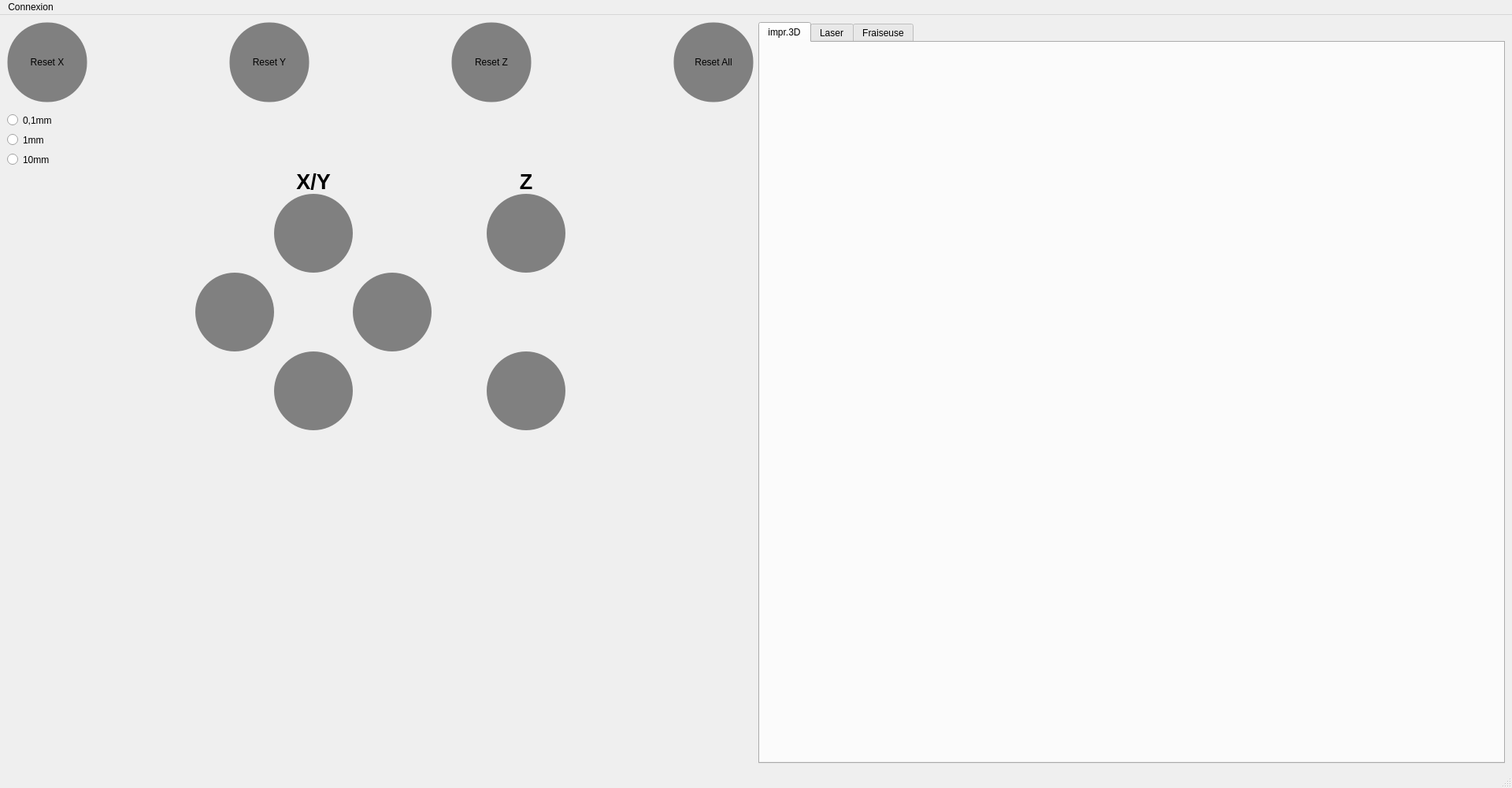
<?xml version="1.0" encoding="UTF-8"?>
<ui version="4.0">
 <class>MainWindow</class>
 <widget class="QMainWindow" name="MainWindow">
  <property name="geometry">
   <rect>
    <x>0</x>
    <y>0</y>
    <width>1920</width>
    <height>1000</height>
   </rect>
  </property>
  <property name="minimumSize">
   <size>
    <width>1920</width>
    <height>1000</height>
   </size>
  </property>
  <property name="maximumSize">
   <size>
    <width>1920</width>
    <height>1000</height>
   </size>
  </property>
  <property name="windowTitle">
   <string>MainWindow</string>
  </property>
  <widget class="QWidget" name="centralwidget">
   <layout class="QHBoxLayout" name="horizontalLayout">
    <item>
     <layout class="QHBoxLayout" name="horizontalLayout_2">
      <property name="spacing">
       <number>0</number>
      </property>
      <item>
       <layout class="QVBoxLayout" name="verticalLayout">
        <item>
         <layout class="QHBoxLayout" name="horizontalLayout_4">
          <property name="rightMargin">
           <number>0</number>
          </property>
          <item>
           <widget class="QPushButton" name="pushreset_x">
            <property name="styleSheet">
             <string notr="true"> background-color: grey;
 border-style: solid;
 border-width:1px;
 border-radius:50px;
min-width:100px;
min-height:100px;
max-width:100px;
max-height:100px;</string>
            </property>
            <property name="text">
             <string>Reset X</string>
            </property>
           </widget>
          </item>
          <item>
           <spacer name="horizontalSpacer_4">
            <property name="orientation">
             <enum>Qt::Horizontal</enum>
            </property>
            <property name="sizeHint" stdset="0">
             <size>
              <width>40</width>
              <height>20</height>
             </size>
            </property>
           </spacer>
          </item>
          <item>
           <widget class="QPushButton" name="pushreset_y">
            <property name="styleSheet">
             <string notr="true"> background-color: grey;
 border-style: solid;
 border-width:1px;
 border-radius:50px;
min-width:100px;
min-height:100px;
max-width:100px;
max-height:100px;</string>
            </property>
            <property name="text">
             <string>Reset Y</string>
            </property>
           </widget>
          </item>
          <item>
           <spacer name="horizontalSpacer_5">
            <property name="orientation">
             <enum>Qt::Horizontal</enum>
            </property>
            <property name="sizeHint" stdset="0">
             <size>
              <width>40</width>
              <height>20</height>
             </size>
            </property>
           </spacer>
          </item>
          <item>
           <widget class="QPushButton" name="pushreset_z">
            <property name="styleSheet">
             <string notr="true"> background-color: grey;
 border-style: solid;
 border-width:1px;
 border-radius:50px;
min-width:100px;
min-height:100px;
max-width:100px;
max-height:100px;</string>
            </property>
            <property name="text">
             <string>Reset Z</string>
            </property>
           </widget>
          </item>
          <item>
           <spacer name="horizontalSpacer_6">
            <property name="orientation">
             <enum>Qt::Horizontal</enum>
            </property>
            <property name="sizeHint" stdset="0">
             <size>
              <width>40</width>
              <height>20</height>
             </size>
            </property>
           </spacer>
          </item>
          <item>
           <widget class="QPushButton" name="pushreset_all">
            <property name="minimumSize">
             <size>
              <width>102</width>
              <height>102</height>
             </size>
            </property>
            <property name="maximumSize">
             <size>
              <width>102</width>
              <height>102</height>
             </size>
            </property>
            <property name="styleSheet">
             <string notr="true"> background-color: grey;
 border-style: solid;
 border-width:1px;
 border-radius:50px;
min-width:100px;
min-height:100px;
max-width:100px;
max-height:100px;</string>
            </property>
            <property name="text">
             <string>Reset All</string>
            </property>
           </widget>
          </item>
         </layout>
        </item>
        <item>
         <spacer name="verticalSpacer_2">
          <property name="orientation">
           <enum>Qt::Vertical</enum>
          </property>
          <property name="sizeType">
           <enum>QSizePolicy::Fixed</enum>
          </property>
          <property name="sizeHint" stdset="0">
           <size>
            <width>20</width>
            <height>10</height>
           </size>
          </property>
         </spacer>
        </item>
        <item>
         <layout class="QGridLayout" name="gridLayout">
          <item row="0" column="0">
           <widget class="QRadioButton" name="radio0_1mm">
            <property name="minimumSize">
             <size>
              <width>0</width>
              <height>25</height>
             </size>
            </property>
            <property name="styleSheet">
             <string notr="true"/>
            </property>
            <property name="text">
             <string>0,1mm</string>
            </property>
           </widget>
          </item>
          <item row="1" column="0">
           <widget class="QRadioButton" name="radio1mm">
            <property name="minimumSize">
             <size>
              <width>0</width>
              <height>25</height>
             </size>
            </property>
            <property name="text">
             <string>1mm</string>
            </property>
           </widget>
          </item>
          <item row="2" column="0">
           <widget class="QRadioButton" name="radio10mm">
            <property name="minimumSize">
             <size>
              <width>0</width>
              <height>25</height>
             </size>
            </property>
            <property name="text">
             <string>10mm</string>
            </property>
           </widget>
          </item>
         </layout>
        </item>
        <item>
         <layout class="QGridLayout" name="gridLayout_2">
          <item row="1" column="2">
           <widget class="QLabel" name="label_2">
            <property name="font">
             <font>
              <pointsize>20</pointsize>
              <weight>75</weight>
              <bold>true</bold>
             </font>
            </property>
            <property name="text">
             <string>X/Y</string>
            </property>
            <property name="alignment">
             <set>Qt::AlignCenter</set>
            </property>
           </widget>
          </item>
          <item row="2" column="5">
           <widget class="QPushButton" name="Z_up">
            <property name="styleSheet">
             <string notr="true"> background-color:grey;
 border-style: solid;
 border-radius:50px;
 max-width:100px;
 max-height:100px;
 min-width:100px;
 min-height:100px;
</string>
            </property>
            <property name="text">
             <string/>
            </property>
            <property name="icon">
             <iconset>
              <normaloff>assets/up.png</normaloff>assets/up.png</iconset>
            </property>
            <property name="iconSize">
             <size>
              <width>70</width>
              <height>70</height>
             </size>
            </property>
           </widget>
          </item>
          <item row="4" column="5">
           <widget class="QPushButton" name="Z_down">
            <property name="styleSheet">
             <string notr="true"> background-color:grey;
 border-style: solid;
 border-radius:50px;
 max-width:100px;
 max-height:100px;
 min-width:100px;
 min-height:100px;
</string>
            </property>
            <property name="text">
             <string/>
            </property>
            <property name="icon">
             <iconset>
              <normaloff>assets/bottom.png</normaloff>assets/bottom.png</iconset>
            </property>
            <property name="iconSize">
             <size>
              <width>70</width>
              <height>70</height>
             </size>
            </property>
           </widget>
          </item>
          <item row="1" column="5">
           <layout class="QHBoxLayout" name="horizontalLayout_7">
            <item>
             <widget class="QLabel" name="label">
              <property name="font">
               <font>
                <pointsize>20</pointsize>
                <weight>75</weight>
                <bold>true</bold>
               </font>
              </property>
              <property name="text">
               <string>Z</string>
              </property>
              <property name="alignment">
               <set>Qt::AlignCenter</set>
              </property>
             </widget>
            </item>
           </layout>
          </item>
          <item row="3" column="5">
           <layout class="QGridLayout" name="gridLayout_4"/>
          </item>
          <item row="3" column="4">
           <spacer name="horizontalSpacer">
            <property name="orientation">
             <enum>Qt::Horizontal</enum>
            </property>
            <property name="sizeType">
             <enum>QSizePolicy::Fixed</enum>
            </property>
            <property name="sizeHint" stdset="0">
             <size>
              <width>70</width>
              <height>20</height>
             </size>
            </property>
           </spacer>
          </item>
          <item row="4" column="2">
           <widget class="QPushButton" name="Y_down">
            <property name="styleSheet">
             <string notr="true"> background-color:grey;
 border-style: solid;
 border-radius:50px;
 max-width:100px;
 max-height:100px;
 min-width:100px;
 min-height:100px;
</string>
            </property>
            <property name="text">
             <string/>
            </property>
            <property name="icon">
             <iconset>
              <normaloff>assets/bottom.png</normaloff>assets/bottom.png</iconset>
            </property>
            <property name="iconSize">
             <size>
              <width>70</width>
              <height>70</height>
             </size>
            </property>
           </widget>
          </item>
          <item row="2" column="2">
           <widget class="QPushButton" name="Y_up">
            <property name="styleSheet">
             <string notr="true"> background-color:grey;
 border-style: solid;
 border-radius:50px;
 max-width:100px;
 max-height:100px;
 min-width:100px;
 min-height:100px;
</string>
            </property>
            <property name="text">
             <string/>
            </property>
            <property name="icon">
             <iconset>
              <normaloff>assets/up.png</normaloff>assets/up.png</iconset>
            </property>
            <property name="iconSize">
             <size>
              <width>70</width>
              <height>70</height>
             </size>
            </property>
           </widget>
          </item>
          <item row="3" column="3">
           <widget class="QPushButton" name="X_right">
            <property name="styleSheet">
             <string notr="true"> background-color:grey;
 border-style: solid;
 border-radius:50px;
 max-width:100px;
 max-height:100px;
 min-width:100px;
 min-height:100px;
</string>
            </property>
            <property name="text">
             <string/>
            </property>
            <property name="icon">
             <iconset>
              <normaloff>assets/right.png</normaloff>assets/right.png</iconset>
            </property>
            <property name="iconSize">
             <size>
              <width>70</width>
              <height>70</height>
             </size>
            </property>
           </widget>
          </item>
          <item row="3" column="1">
           <widget class="QPushButton" name="X_left">
            <property name="styleSheet">
             <string notr="true"> background-color:grey;
 border-style: solid;
 border-radius:50px;
 max-width:100px;
 max-height:100px;
 min-width:100px;
 min-height:100px;
</string>
            </property>
            <property name="text">
             <string/>
            </property>
            <property name="icon">
             <iconset>
              <normaloff>assets/left.png</normaloff>assets/left.png</iconset>
            </property>
            <property name="iconSize">
             <size>
              <width>70</width>
              <height>70</height>
             </size>
            </property>
           </widget>
          </item>
          <item row="2" column="6">
           <spacer name="horizontalSpacer_2">
            <property name="orientation">
             <enum>Qt::Horizontal</enum>
            </property>
            <property name="sizeHint" stdset="0">
             <size>
              <width>40</width>
              <height>20</height>
             </size>
            </property>
           </spacer>
          </item>
          <item row="5" column="2">
           <spacer name="verticalSpacer_3">
            <property name="orientation">
             <enum>Qt::Vertical</enum>
            </property>
            <property name="sizeType">
             <enum>QSizePolicy::Maximum</enum>
            </property>
            <property name="sizeHint" stdset="0">
             <size>
              <width>20</width>
              <height>600</height>
             </size>
            </property>
           </spacer>
          </item>
          <item row="0" column="2">
           <spacer name="verticalSpacer">
            <property name="orientation">
             <enum>Qt::Vertical</enum>
            </property>
            <property name="sizeHint" stdset="0">
             <size>
              <width>20</width>
              <height>40</height>
             </size>
            </property>
           </spacer>
          </item>
          <item row="3" column="0">
           <spacer name="horizontalSpacer_3">
            <property name="orientation">
             <enum>Qt::Horizontal</enum>
            </property>
            <property name="sizeHint" stdset="0">
             <size>
              <width>40</width>
              <height>20</height>
             </size>
            </property>
           </spacer>
          </item>
         </layout>
        </item>
       </layout>
      </item>
     </layout>
    </item>
    <item>
     <widget class="QTabWidget" name="tabWidget">
      <property name="minimumSize">
       <size>
        <width>0</width>
        <height>0</height>
       </size>
      </property>
      <property name="maximumSize">
       <size>
        <width>1200</width>
        <height>16777215</height>
       </size>
      </property>
      <property name="currentIndex">
       <number>0</number>
      </property>
      <widget class="QWidget" name="tab3d">
       <attribute name="title">
        <string>impr.3D</string>
       </attribute>
      </widget>
      <widget class="QWidget" name="tablaser">
       <attribute name="title">
        <string>Laser</string>
       </attribute>
      </widget>
      <widget class="QWidget" name="tabfraiseuse">
       <attribute name="title">
        <string>Fraiseuse</string>
       </attribute>
      </widget>
     </widget>
    </item>
   </layout>
  </widget>
  <widget class="QMenuBar" name="menubar">
   <property name="geometry">
    <rect>
     <x>0</x>
     <y>0</y>
     <width>1920</width>
     <height>21</height>
    </rect>
   </property>
   <widget class="QMenu" name="menuConnexion">
    <property name="title">
     <string>Connexion</string>
    </property>
   </widget>
   <addaction name="menuConnexion"/>
  </widget>
  <widget class="QStatusBar" name="statusbar"/>
  <action name="actionname">
   <property name="checkable">
    <bool>true</bool>
   </property>
   <property name="checked">
    <bool>false</bool>
   </property>
   <property name="text">
    <string>name</string>
   </property>
  </action>
  <action name="actionName">
   <property name="checkable">
    <bool>true</bool>
   </property>
   <property name="text">
    <string>Name</string>
   </property>
  </action>
 </widget>
 <resources/>
 <connections/>
</ui>
